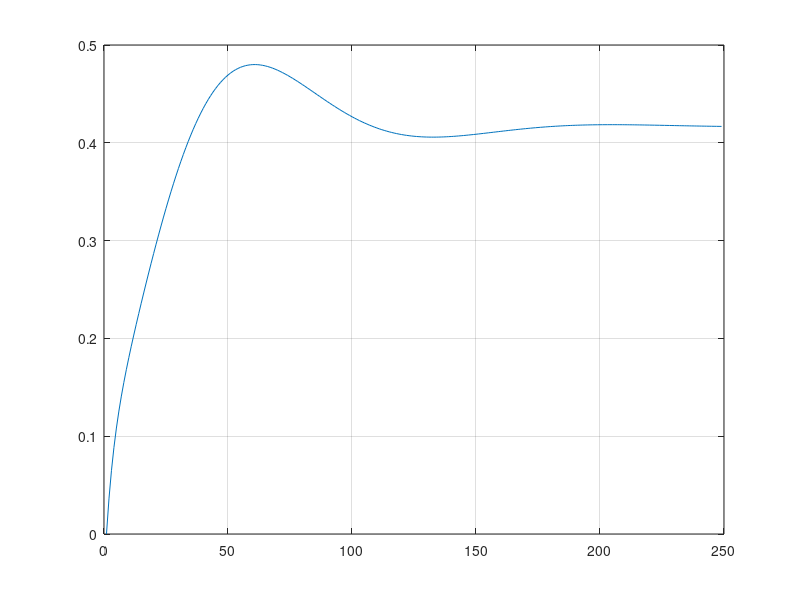

Source code (MATLAB):
num = [1 3 5];
den = [1 9 11 12];
poles = roots(den);
zeros = roots(num);
tf(num,den);
plot(step(tf(num,den)));
grid on